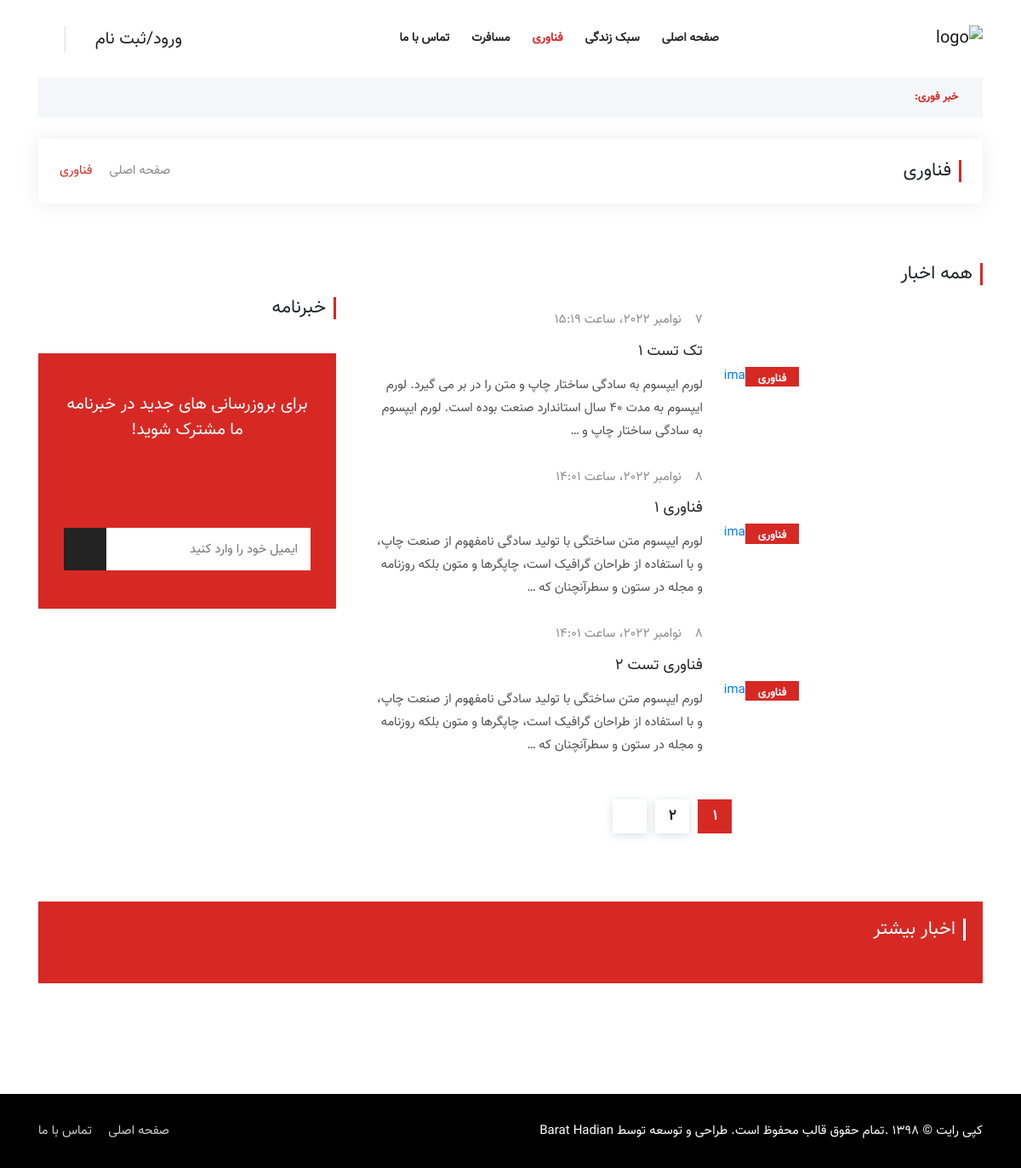
Page /technology/ on the earlier database version.
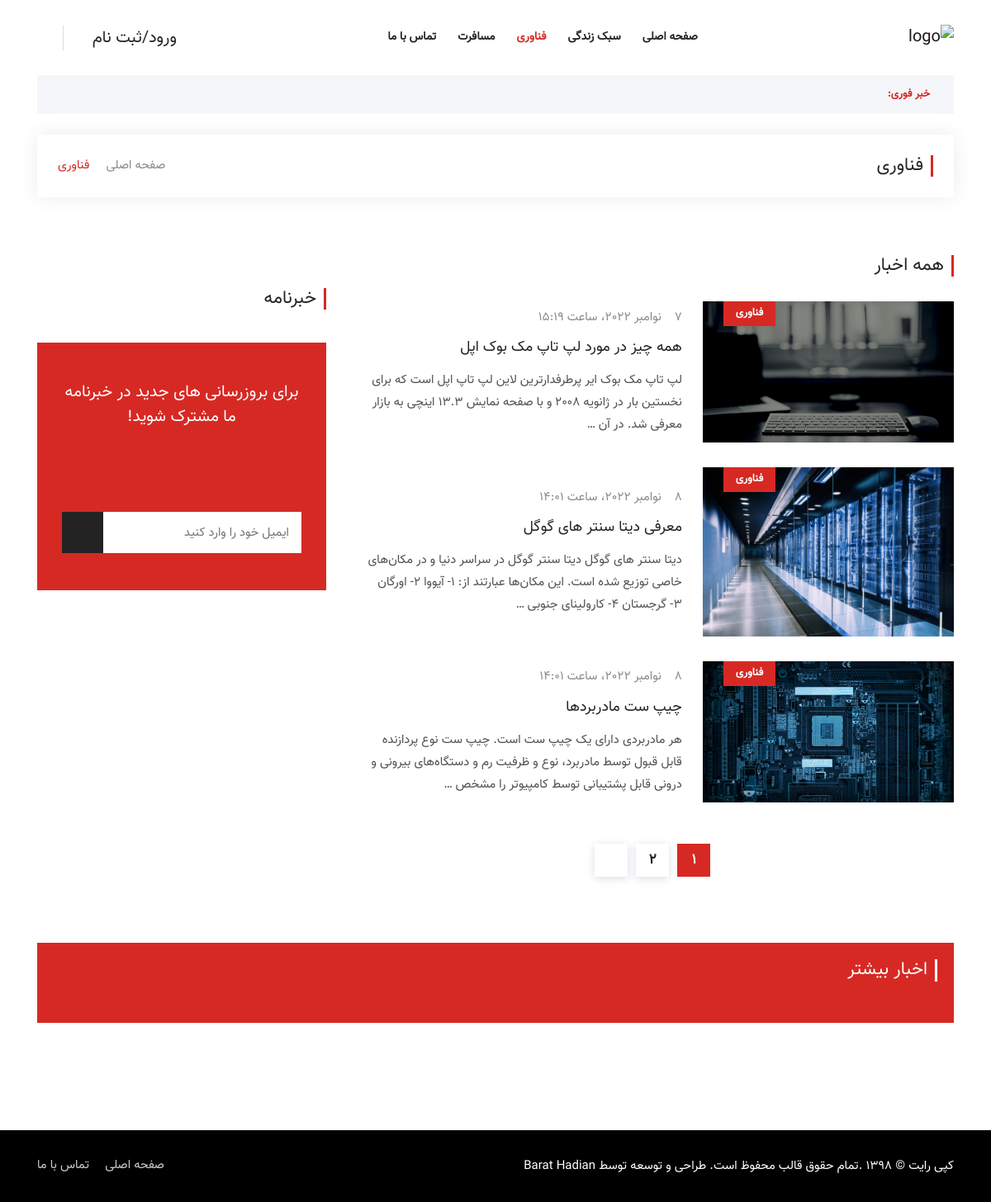
Same page on the later database version.
### Blog/models.py (models this page shows, shortened)
class Article(models.Model):
    author = models.ForeignKey(User, on_delete=models.CASCADE)
    category = models.ManyToManyField(Category, related_name='articles')
    title = models.CharField(max_length=100)
    body = models.TextField(max_length=2000)
    created = models.DateTimeField(auto_now_add=True)
    updated = models.DateTimeField(auto_now_add=True)
    image = models.ImageField(upload_to='profile/image', blank=True, null=True)

class Category(models.Model):
    title = models.CharField(max_length=100)
    created = models.DateTimeField(auto_now_add=True)
    class Meta:
        verbose_name_plural = "categories"
    def __str__(self):
        return self.title

### Blog/views.py (the view, shortened to what this page needs)
# urls.py: path('technology/', views.cat_tech, name='cat_tech'),
def cat_tech(request):
    article_technology = Article.objects.filter(category=2)
    paginator = Paginator(article_technology, 3)
    page_number = request.GET.get('page')
    object_list = paginator.get_page(page_number)
    return render(request, 'Blog/tech.html', {'articles': object_list, 'news': article_technology})

### context_processors/context_processors.py (called while the page is built)
def Breakingnews(request):
    breaking_news = Article.objects.filter(category=4).order_by('-updated')
    return {'breaking_news': breaking_news}

def more_news(request):
    news = Article.objects.all().order_by('?')
    return {'news': news}

### Blog/templates/Blog/tech.html (shortened to what the changed rows need)
{% load static %}
<!doctype html>
<html lang="fa">
<head>
    <link rel="stylesheet" href="{% static 'assets/css/bootstrap.min.css' %}">
    <link rel="stylesheet" href="{% static 'assets/css/animate.min.css' %}">
    <link rel="stylesheet" href="{% static 'assets/css/icofont.min.css' %}">
    <link rel="stylesheet" href="{% static 'assets/css/meanmenu.css' %}">
    <link rel="stylesheet" href="{% static 'assets/css/owl.carousel.min.css' %}">
    <link rel="stylesheet" href="{% static 'assets/css/magnific-popup.min.css' %}">
    <link rel="stylesheet" href="{% static 'assets/css/style.css' %}">
    <link rel="stylesheet" href="{% static 'assets/css/rtl.css' %}">
    <link rel="stylesheet" href="{% static 'assets/css/responsive.css' %}">
</head>
<body>
<div class="page-title-area">
    <div class="container">
        <div class="page-title-content">
            <h2>فناوری</h2>
        </div>
    </div>
</div>
<section class="all-category-news ptb-40">
    <div class="container">
        <div class="row">
            <div class="col-lg-8 col-md-12">
                <div class="section-title">
                    <h2>همه اخبار</h2>
                </div>
                {% for article in articles %}
                    <div class="single-category-news">
                        <div class="row m-0 align-items-center">
                            <div class="col-lg-5 col-md-6 p-0">
                                <div class="category-news-image">
                                    <a href="{% url 'blog:posts'  article.id %}"><img src="{{ article.image.url }}"
                                                                                      alt="image"></a>
                                    <div class="tags">
                                        <a href="{% url 'blog:cat_tech' %}">{{ article.category.all.first }}</a>
                                    </div>
                                </div>
                            </div>
                            <div class="col-lg-7 col-md-6">
                                <div class="category-news-content">
                                    <span><i class="icofont-clock-time"></i>{{ article.created }}</span>
                                    <h3><a href="{% url 'blog:posts'  article.id %}">{{ article.title }}</a></h3>
                                    <p>{{ article.body|truncatewords:30 }}</p>
                                </div>
                            </div>
                        </div>
                    </div>
                {% endfor %}
            </div>
            <div class="col-lg-4 col-md-12">
                <div class="newsletter-box">
                    <div class="section-title">
                        <h2>خبرنامه</h2>
                    </div>
                </div>
            </div>
        </div>
    </div>
</section>
{% include 'includes/footer.html' %}
</body>
</html>

Differences in the rows shown:
changed Article: image: picture added; title "تک تست 1" → "همه چیز در مورد لپ‌ تاپ مک‌ بوک اپل"; body "لورم ایپسوم به سادگی ساختار چاپ و متن را در بر می گیرد. لورم ایپسوم به مدت 40 سال استاندارد صنعت بوده است. لورم ایپسوم به سادگی ساختار چاپ و …" → "لپ تاپ مک‌ بوک ایر پرطرفدارترین لاین لپ تاپ اپل است که برای نخستین بار در ژانویه ۲۰۰۸ و با صفحه نمایش ۱۳.۳ اینچی به بازار معرفی شد. در آن …"
changed Article: image: picture added; title "فناوری 1" → "معرفی دیتا سنتر های گوگل"; body "لورم ایپسوم متن ساختگی با تولید سادگی نامفهوم از صنعت چاپ، و با استفاده از طراحان گرافیک است، چاپگرها و متون بلکه روزنامه و مجله در ستون و سطرآنچنان که …" → "دیتا سنتر های گوگل دیتا سنتر گوگل در سراسر دنیا و در مکان‌های خاصی توزیع شده است. این مکان‌ها عبارتند از: 1- آیووا 2- اورگان 3- گرجستان 4- کارولینای جنوبی …"
changed Article: image: picture added; title "فناوری تست 2" → "چیپ ست مادربردها"; body "لورم ایپسوم متن ساختگی با تولید سادگی نامفهوم از صنعت چاپ، و با استفاده از طراحان گرافیک است، چاپگرها و متون بلکه روزنامه و مجله در ستون و سطرآنچنان که …" → "هر مادربردی دارای یک چیپ ست است. چیپ ست نوع پردازنده قابل قبول توسط مادربرد، نوع و ظرفیت رم و دستگاه‌های بیرونی و درونی قابل پشتیبانی توسط کامپیوتر را مشخص …"
